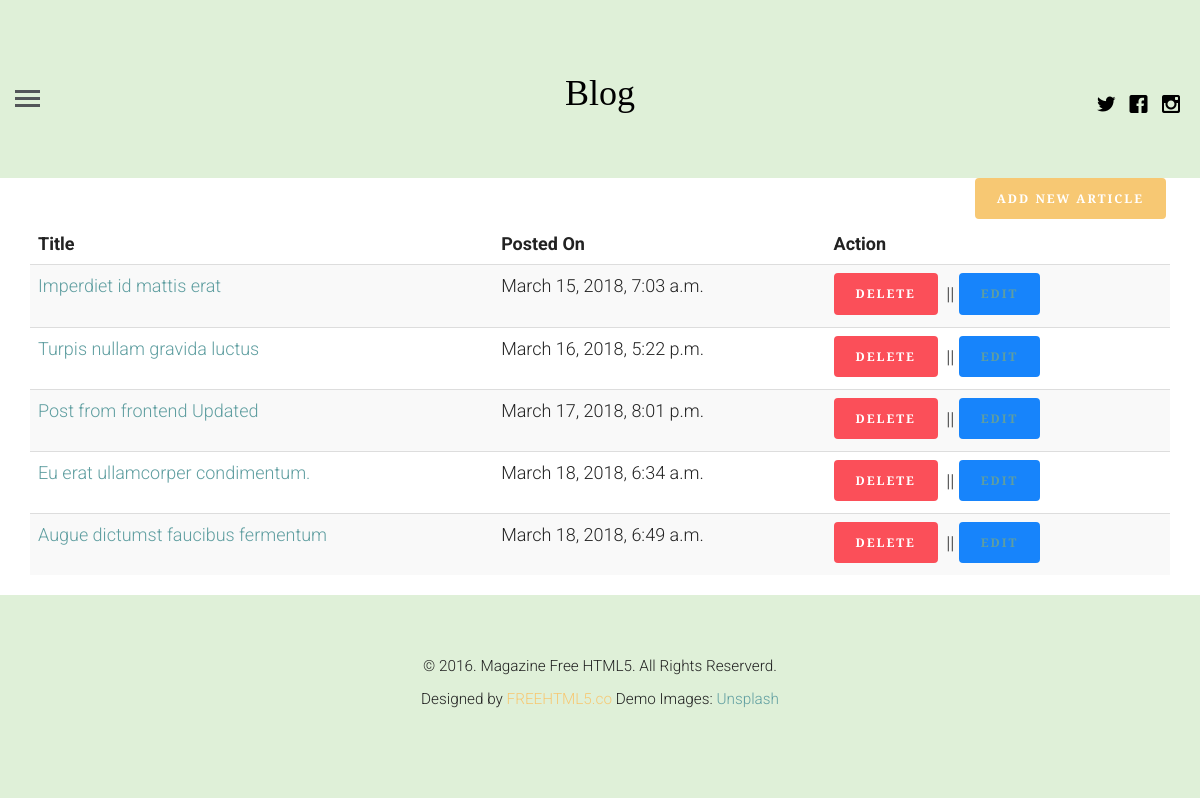
The app's page /profile (signed in) with its own data.
### blogapp/models.py (models this page shows, shortened)
class article(models.Model):
    article_author = models.ForeignKey(author, on_delete=models.CASCADE)
    title = models.CharField(max_length=200)
    body = models.TextField()
    image = models.FileField()
    category = models.ForeignKey(category, on_delete=models.CASCADE)
    posted_on = models.DateTimeField(auto_now=False,auto_now_add=True)
    updated_on = models.DateTimeField(auto_now=True, auto_now_add=False)

### blogapp/views.py (the view, shortened to what this page needs)
# urls.py: path('profile', views.getProfile, name="profile"),
def getProfile(request):
    if request.user.is_authenticated:
        user = get_object_or_404(User, id=request.user.id)
        author_profile = author.objects.filter(name=user.id)
        if author_profile:
            authorUser = get_object_or_404(author, name=request.user.id)
            post = article.objects.filter(article_author=authorUser.id)
            return render(request, 'logged_in_profile.html', {"post": post, "user": user})
    else:
        return redirect('blog:login')

### templates/logged_in_profile.html (shortened to what this page needs)
{% extends 'base.html' %}
{% block content %}
<div class="container">
    <a href="{% url 'create' %}" class="btn btn-primary pull pull-right">Add New Article</a>
    <table class="table table-striped">
        <thead>
            <tr>
                <td><b>Title</b></td>
                <td><b>Posted On</b></td>
                <td><b>Action</b></td>
            </tr>
        </thead>
        <tbody>
            {% for p in post%}
                <tr>
                    <td><a href="{% url 'single_post' id=p.id %}" target="_blank">{{p.title}}</a></td>
                    <td>{{p.posted_on}}</td>
                    <td><a href="{% url 'delete' pid=p.id %}" class="btn btn-danger" onclick="return confirm('Confirm delete post!')">Delete</a> || <a href="{% url 'update' pid=p.id %}" class="btn btn-info">Edit</a></td>
                </tr>
            {% endfor %}
        </tbody>
    </table>
</div>
{% endblock %}

### blogapp/static/css/style.css (style rules this page uses)
html { background: #fff; }
body { font-family: "Roboto", arial, sans-serif; font-size: 18px; font-weight: 300; line-height: 1.8; color: #222; background: #fff; }
a { color: #f7c873; -webkit-transition: 0.5s; -o-transition: 0.5s; transition: 0.5s; }
.btn { margin-right: 4px; margin-bottom: 4px; font-family: "Playfair Display", times, serif; font-size: 12px; letter-spacing: 2px; text-transform: uppercase; font-weight: 700; -webkit-border-radius: 4px; -moz-border-radius: 4px; -ms-border-radius: 4px; border-radius: 4px; -webkit-transition: 0.5s; -o-transition: 0.5s; transition: 0.5s; }
.btn-primary { background: #f7c873; color: #fff; border: 2px solid #f7c873; }
.btn-info { background: #1784fb; color: #fff; border: 2px solid #1784fb; }
.btn-danger { background: #fb4f59; color: #fff; border: 2px solid #fb4f59; }

### blogapp/static/css/custom.css (style rules this page uses)
span.step-links a:first-child, a:last-child { color: cadetblue; }

### records on screen
article: title "Imperdiet id mattis erat", posted_on "March 15, 2018, 7:03 a.m."
article: title "Turpis nullam gravida luctus", posted_on "March 16, 2018, 5:22 p.m."
article: title "Post from frontend Updated", posted_on "March 17, 2018, 8:01 p.m."
article: title "Eu erat ullamcorper condimentum.", posted_on "March 18, 2018, 6:34 a.m."
article: title "Augue dictumst faucibus fermentum", posted_on "March 18, 2018, 6:49 a.m."
